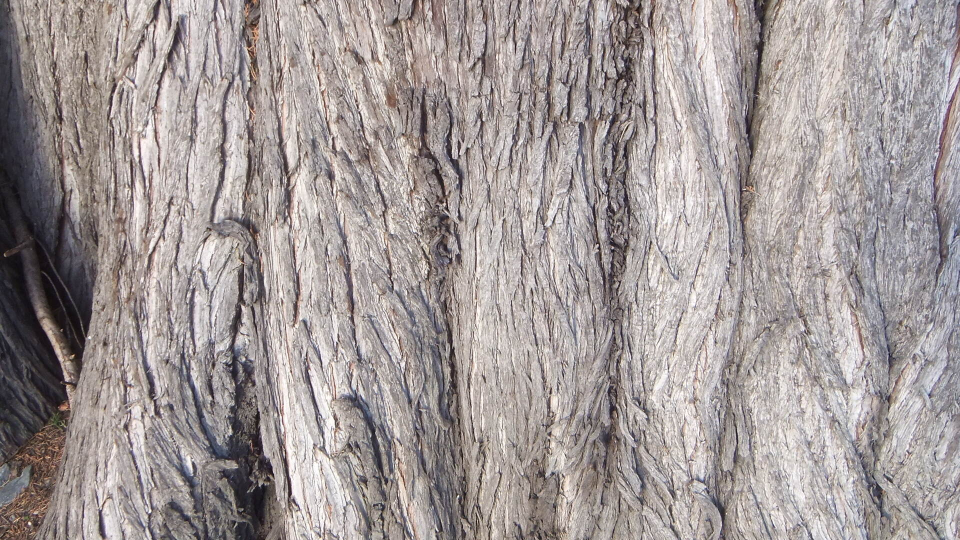
//> input picture COSC342/A2/StereoPairs/bark_left.jpg, 1920 x 1080 px, given in place of desktop_left.jpg, which was not available (shown at 1/2 size)
$ ./stereo   (built with g++ and OpenCV 4)
//> lines starting //> are read from the running program, lines starting //| are printed output that depends on the picture; pictures that were not available may be replaced by others from this repository, and a replacement may not be noted
#include <iostream>
#include <fstream>
#include <opencv2/opencv.hpp>


void runBlockMatching(cv::Mat leftImg, cv::Mat rightImg, int maxDisparity, int blockSize);
void runSemiGlobalMatching(cv::Mat leftImg, cv::Mat rightImg, int maxDisparity, int blockSize);

int main(int argc, char* argv[]) {

	std::string pathPrefix = "../StereoPairs/";
	std::string calibrationFile = "../calibration.json";
	std::string imagePrefix = "desktop";
	std::string leftImagePath = pathPrefix + imagePrefix + "_left.jpg";
	std::string rightImagePath = pathPrefix + imagePrefix + "_right.jpg";

	//must be multiple of 16
	int maxDisparityBM = 128;
	int maxDisparitySGM = 128;
	//odd as square must be centered
	int blockSizeBM = 21;
	int blockSizeSGM = 21;


	//Load calibration params
	cv::Mat KL, KR, R,t, dL, dR, E, F;
	cv::FileStorage fs(calibrationFile, cv::FileStorage::READ);
	if (!fs.isOpened()){
		std::cerr << "Failed to open calibration.json" << std::endl;
		return -1;
	}
	fs["KL"] >> KL;
	fs["KR"] >> KR;
	fs["R"] >> R;
	fs["T"] >> t;
	fs["d1"] >> dL;
	fs["d2"] >> dR;
	fs["E"] >> E;
	fs["F"] >> F;

	//Load left and right images
	cv::Mat leftImg = cv::imread(leftImagePath);
//> leftImg is the input picture: 1080 rows x 1920 cols, CV_8UC3; mean B, G, R 152.5, 153.3, 161.8
	cv::Mat rightImg = cv::imread(rightImagePath);
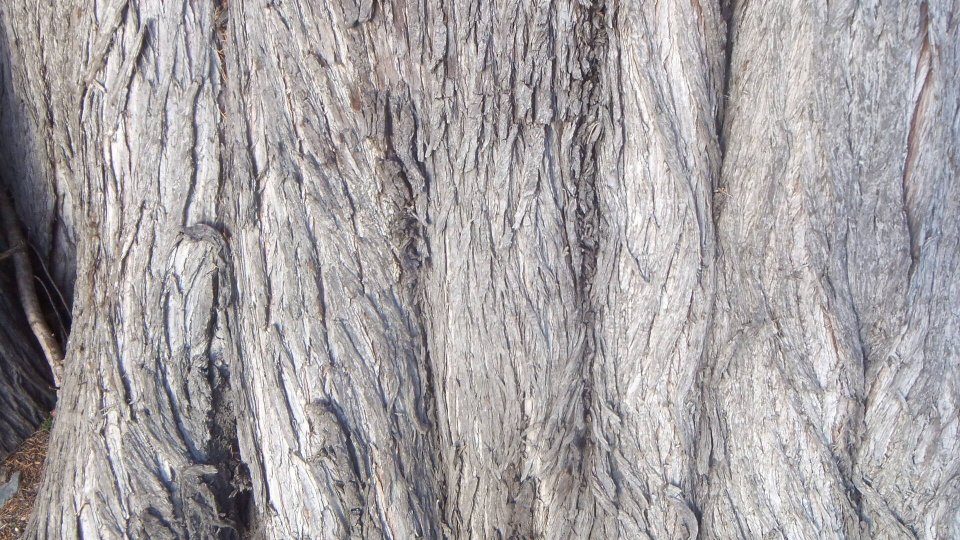
//> input picture COSC342/A2/StereoPairs/bark_right.jpg, 1920 x 1080 px, given in place of desktop_right.jpg, which was not available (shown at 1/2 size)
//> rightImg is the input picture: 1080 rows x 1920 cols, CV_8UC3; mean B, G, R 163.3, 161.4, 165.9
	cv::Size imageSize(1920, 1080);

	//Perform stereo retification to form parallel
	cv::Mat RL, RR, PL, PR, Q;
	cv::stereoRectify(KL, dL, KL, dR, imageSize, R, t, RL, RR, PL, PR, Q);
	cv::Mat mapL1, mapL2;
	cv::initUndistortRectifyMap(KL, dL, RL, PL, imageSize, CV_32F, mapL1, mapL2);
	cv::Mat mapR1, mapR2;
	cv::initUndistortRectifyMap(KR, dR, RR, PR, imageSize, CV_32F, mapR1, mapR2);
	cv::Mat retifiedLeftImg, retifiedRightImg;
	cv::remap(leftImg, retifiedLeftImg, mapL1, mapL2, cv::INTER_LINEAR);
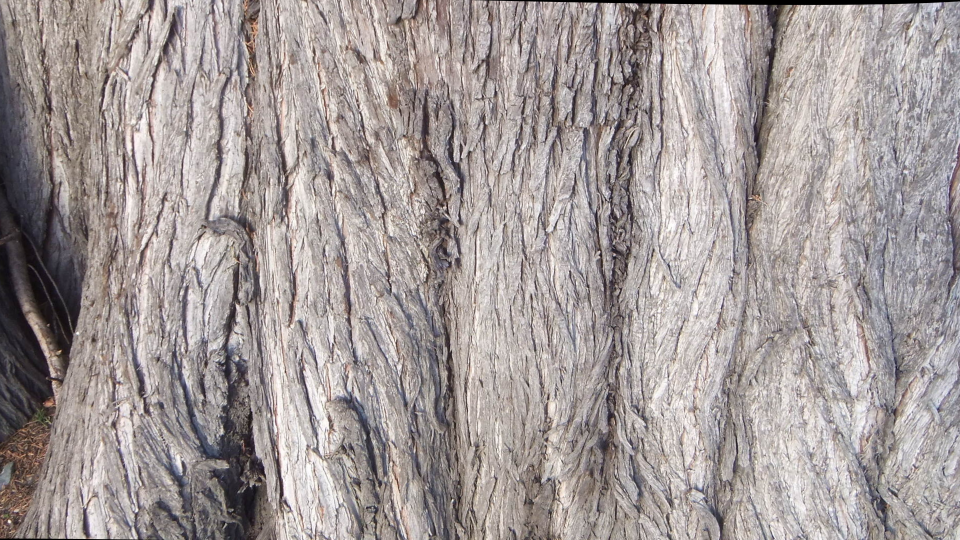
//> retifiedLeftImg: 1080 rows x 1920 cols, CV_8UC3 (shown at 1/2 size); mean B, G, R 153.2, 154.1, 162.8
	cv::remap(rightImg, retifiedRightImg, mapR1, mapR2, cv::INTER_LINEAR);
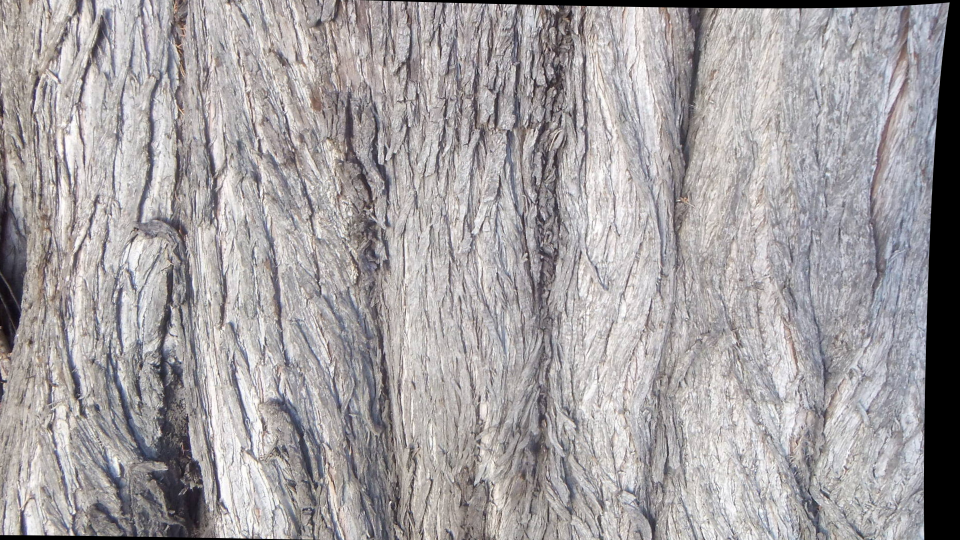
//> retifiedRightImg: 1080 rows x 1920 cols, CV_8UC3 (shown at 1/2 size); mean B, G, R 161.2, 159.3, 163.5

	//Resize images for matching
	cv::Mat leftImgScaled;
	double scalingFactor = 0.3;
	cv::resize(retifiedLeftImg, leftImgScaled, cv::Size(), scalingFactor, scalingFactor, cv::INTER_AREA);
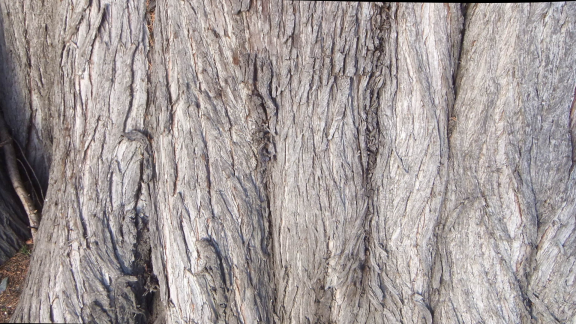
//> leftImgScaled: 324 rows x 576 cols, CV_8UC3; mean B, G, R 153.2, 154.1, 162.8
	cv::Mat rightImgScaled;
	cv::resize(retifiedRightImg, rightImgScaled, cv::Size(), scalingFactor, scalingFactor, cv::INTER_AREA);
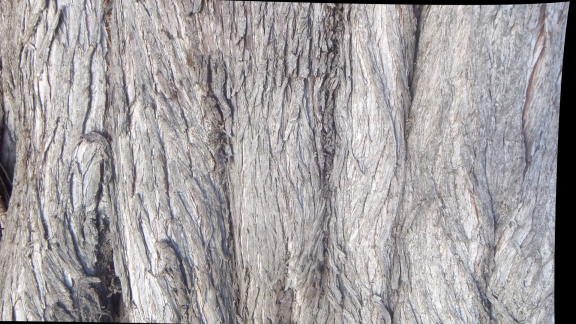
//> rightImgScaled: 324 rows x 576 cols, CV_8UC3; mean B, G, R 161.2, 159.3, 163.6

	//Run both methods for matching
	runBlockMatching(leftImgScaled, rightImgScaled, maxDisparityBM, blockSizeBM);
	runSemiGlobalMatching(leftImgScaled, rightImgScaled, maxDisparitySGM, blockSizeSGM);
	cv::waitKey();

	return 0;

}

void runBlockMatching(cv::Mat leftImg, cv::Mat rightImg, int maxDisparity, int blockSize){
//> called with maxDisparity = 128, blockSize = 21


	cv::Ptr<cv::StereoBM> blockMatcher = cv::StereoBM::create(maxDisparity, blockSize);

	//Create grey images
	cv::Mat greyScaleLeftImg;
	cv::cvtColor(leftImg, greyScaleLeftImg, cv::COLOR_BGR2GRAY);
	cv::Mat greyScaleRightImg;
	cv::cvtColor(rightImg, greyScaleRightImg, cv::COLOR_BGR2GRAY);

	//Perform matching
	cv::Mat disparity;
	blockMatcher->compute(greyScaleLeftImg, greyScaleRightImg, disparity);
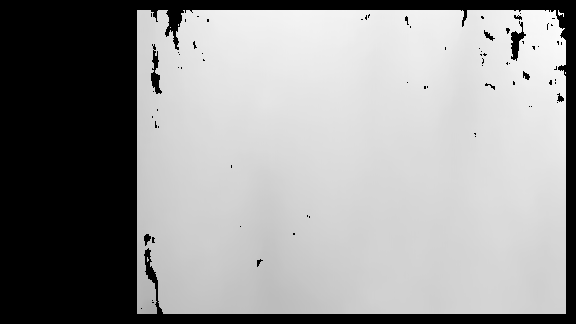
//> disparity: 324 rows x 576 cols, CV_16SC1; min -16, max 812, mean 471.8; drawn with min black and max white

	//Normalize values + display
	cv::Mat display;
	cv::normalize(disparity, display, 0, 255, cv::NORM_MINMAX, CV_8UC1);
	cv::imshow("DisparityBM", display);

}


void runSemiGlobalMatching(cv::Mat leftImg, cv::Mat rightImg, int maxDisparity, int blockSize){
//> called with maxDisparity = 128, blockSize = 21


	cv::Ptr<cv::StereoSGBM> sgMatcher = cv::StereoSGBM::create(0, maxDisparity, blockSize);

	//Create grey images
	cv::Mat greyScaleLeftImg;
	cv::cvtColor(leftImg, greyScaleLeftImg, cv::COLOR_BGR2GRAY);
	cv::Mat greyScaleRightImg;
	cv::cvtColor(rightImg, greyScaleRightImg, cv::COLOR_BGR2GRAY);

	//Perform matching
	cv::Mat disparity;
	sgMatcher->compute(greyScaleLeftImg, greyScaleRightImg, disparity);
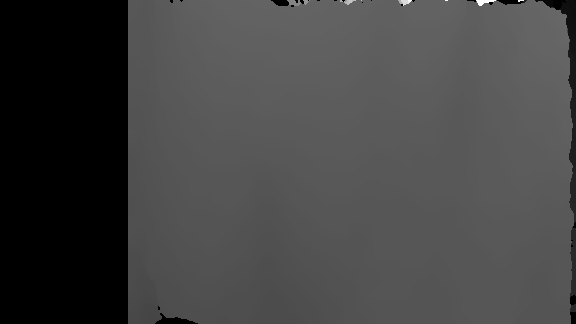
//> disparity: 324 rows x 576 cols, CV_16SC1; min -16, max 2018, mean 528.4; drawn with min black and max white

	//Normalize values + display
	cv::Mat display;
	cv::normalize(disparity, display, 0, 255, cv::NORM_MINMAX, CV_8UC1);;
	cv::imshow("DisparitySGM", display);

}
